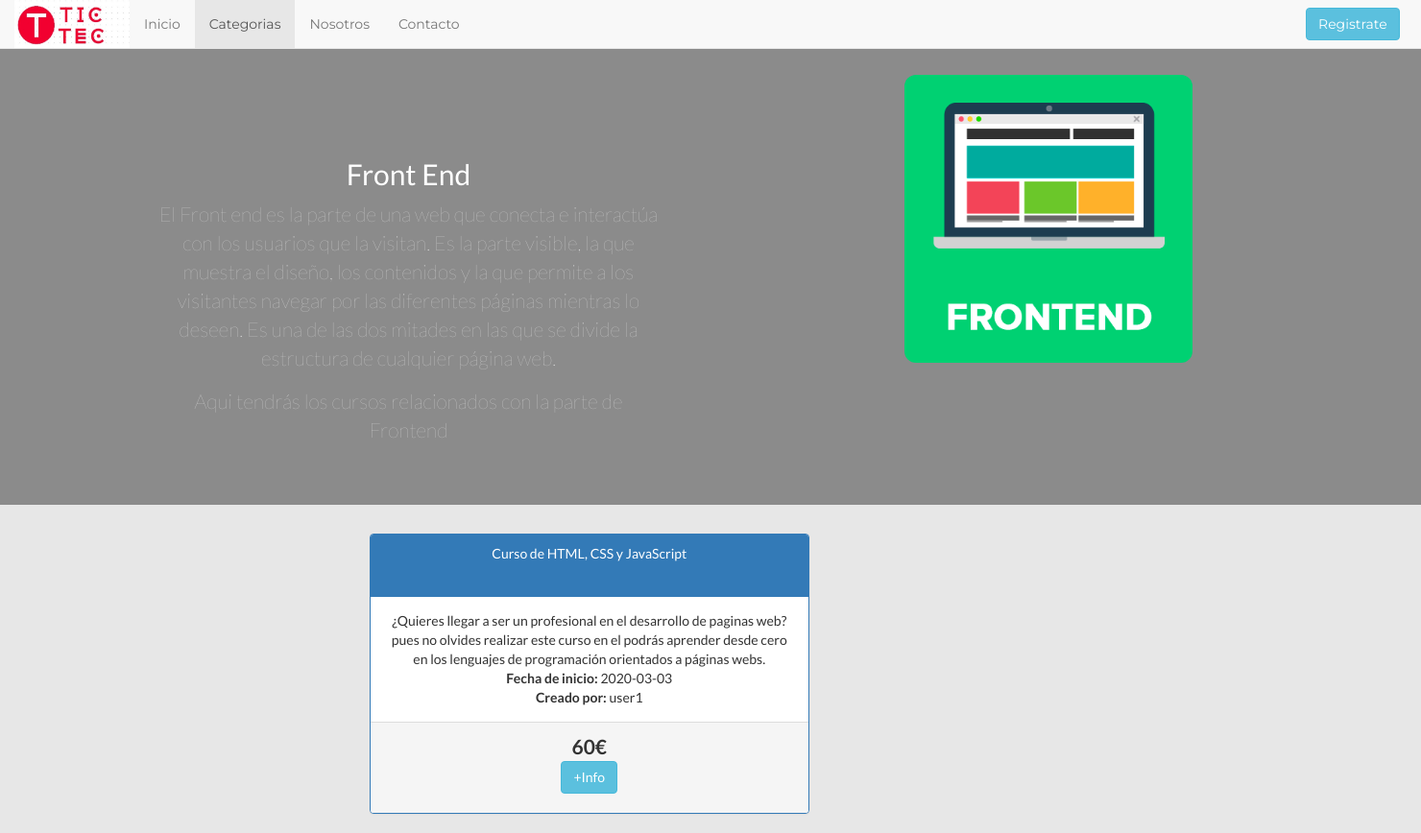
Page /Cursos/frontend on the committed database.
### tables this page shows
CREATE TABLE IF NOT EXISTS `cursos` (
  `id_curso` int(11) NOT NULL,
  `nombre` varchar(50) DEFAULT NULL,
  `categoria` varchar(50) DEFAULT NULL,
  `descripcion` varchar(400) NOT NULL,
  `precio` int(11) NOT NULL,
  `fecha_ini` date DEFAULT NULL,
  `creadopor` varchar(50) NOT NULL,
  `imagen` varchar(200) NOT NULL
);

### myapp/controllers/Cursos.php (called while the page is built, shortened)
<?php
class Cursos extends CI_Controller {
    public function __construct(){
  		$this->load->model('Usuarios_Model', 'UM_Users');
      $this->load->model('Cursos_Model', 'UM_Cursos');
  	}
    public function frontend(){
        $menu['activo']="categorias";
        $title['title']="FrontEnd";
        $this->load->view('head', $title);
        $this->load->view('cabecera', $menu);
        $categoria="frontend";
        $cat['frontend'] = $this->UM_Cursos->selectCat($categoria);
        $this->load->view('frontend', $cat);
    }
}
?>

### index.php (called while the page is built, shortened)
<?php
require_once BASEPATH.'core/CodeIgniter.php';

### myapp/helpers/asset_helper.php (called while the page is built)
<?php
function asset_url($path) {
    return base_url().'myapp/assets/'.$path;
}
?>

### myapp/models/Cursos_Model.php (called while the page is built, shortened)
<?php
  class Cursos_Model extends CI_Model {
    public function selectCat($cat){
      $this->db->select('*');
      $this->db->from('cursos');
      $this->db->where('categoria', $cat);
      $query = $this->db->get();
      $curso = array();
      $rows = $query->result();
      for ($i=0; $i < $query->num_rows() ; $i++) {
        $curso[$i]['id_curso'] = $rows[$i]->id_curso;
        $curso[$i]['nombre'] = $rows[$i]->nombre;
        $curso[$i]['categoria'] = $rows[$i]->categoria;
        $curso[$i]['descripcion'] = $rows[$i]->descripcion;
        $curso[$i]['precio'] = $rows[$i]->precio;
        $curso[$i]['fecha_ini'] = $rows[$i]->fecha_ini;
        $curso[$i]['creadopor'] = $rows[$i]->creadopor;
        $curso[$i]['imagen'] = $rows[$i]->imagen;
      }
      return $curso;
    }
  }
?>

### myapp/views/frontend.php (the view, shortened to what this page needs)
<body>
        <div style="background: #8B8B8B !important; margin-top:30px" class="jumbotron">
          <div class="container text-center" style="color: #5C5D5D; margin: 0 10% 0 10%; width:90%">
            <div class="row">
              <div class="col-md-5" style="margin-top: 5%">
                <div style="color: white">
                  <h2>Front End</h2>
                  <p style="color: #DEDEDE">El Front end es la parte de una web que conecta e interactúa con los usuarios que la visitan. Es la parte visible, la que muestra el diseño, los contenidos y la que permite a los visitantes navegar por las diferentes páginas mientras lo deseen. Es una de las dos mitades en las que se divide la estructura de cualquier página web.</p>
                  <p style="color: #DEDEDE">Aqui tendrás los cursos relacionados con la parte de Frontend</p>
                </div>
              </div>
              <div class="col-md-1"></div>
              <div class="col-md-5">
                <img src="<?= asset_url('img/frontend-logo.png') ?>"  alt="FrontEnd Logo" width="300px" height="300px" style="border-radius: 12px;">
              </div>
            </div>
          </div>
        </div>
        <div class="container text-center" style="margin: 0 25% 0 25%">
          <div class="row">
           <?php for ($i=0; $i < count($frontend); $i++) { ?>
             <?= form_open(base_url().'Cursos/cursodetalles'); ?>
            <div class="col-sm-5">
               <div class="panel panel-primary">
                 <div class="panel-heading" style="min-height: 65px"><?php print $frontend[$i]['nombre']; ?></div>
                 <div class="panel-body fixed-panel"><?php print $frontend[$i]['descripcion']; ?><br><strong>Fecha de inicio: </strong><?php print $frontend[$i]['fecha_ini']; ?><br><strong>Creado por: </strong><?php print $frontend[$i]['creadopor']; ?><br></div>
                 <div class="panel-footer"><center><p class="precio"><?php print $frontend[$i]['precio']; ?>€ <button type="submit" class="btn btn-info">+Info</button></p></center></div>
               </div>
             </div>
             <?= form_close(); ?>
           <?php } ?>
        </div>
       </div>
  </body>
</html>

### myapp/assets/css/complementos.css (style rules this page uses)
body { font-family: Lato; background-color: #E7E7E7; }
.precio { font-size: 1.5em; font-weight: bold; width: 60px ; text-align: center; }
.fixed-panel { min-height: 100px; max-height: 150px; overflow-y: auto; }

### rows in the picture
cursos: nombre "Curso de HTML, CSS y JavaScript", descripcion "¿Quieres llegar a ser un profesional en el desarrollo de paginas web? pues no olvides realizar este curso en el podrás aprender desde cero en los lenguajes de programación orientados a páginas webs.", fecha_ini "2020-03-03", creadopor "user1", precio "60"
